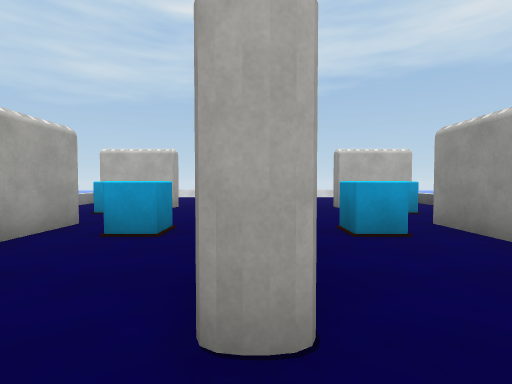
View 1 (above)

14 first-person views from a walk through a scene from a Unity 3-D project. The camera is 1.5 m above the floor, tilts 2° down and sees 85° across. The floor is counted in squares, 2 m on a side. Each view is taken from the middle of a square. On the plan, view 1 faces up. The plan holds only what a view shows up to about 10 squares ahead; the rest is blank. The place goes on beyond the plan. The player is left out. Surface patterns are stand-ins for the level's own textures.

View 2
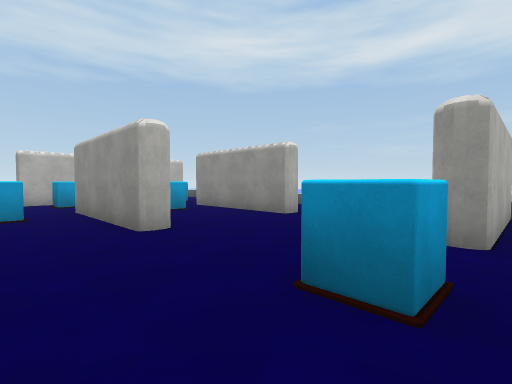

View 3
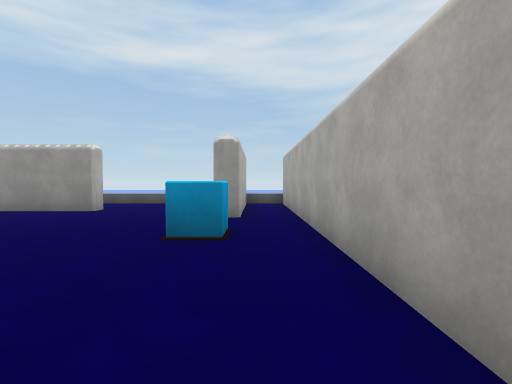

View 4
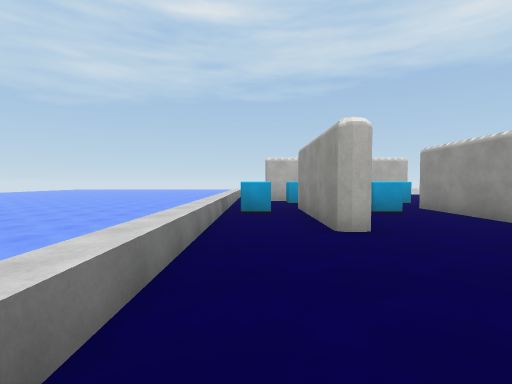

View 5
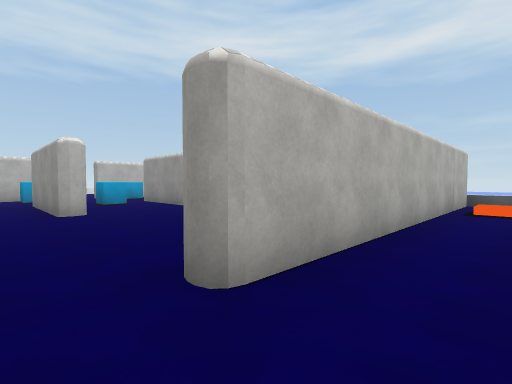

View 6
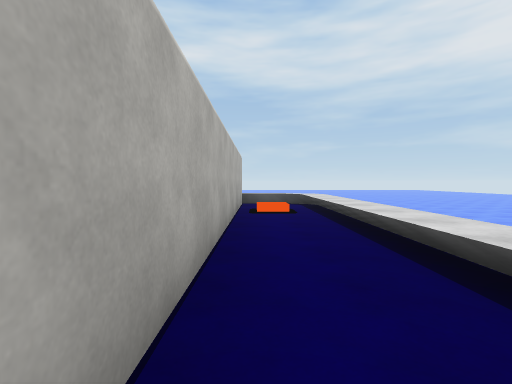

View 7
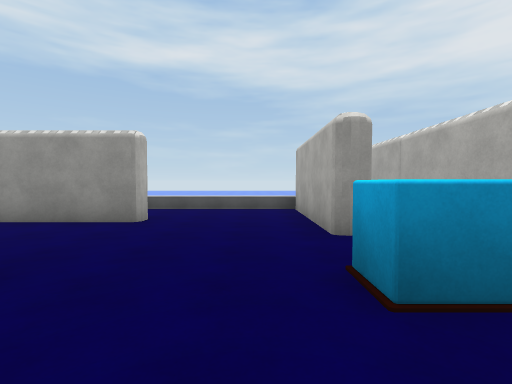

View 8
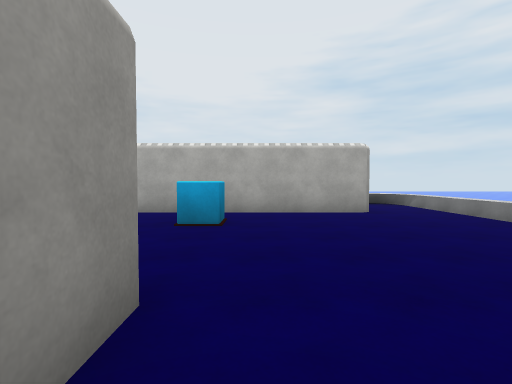

View 9
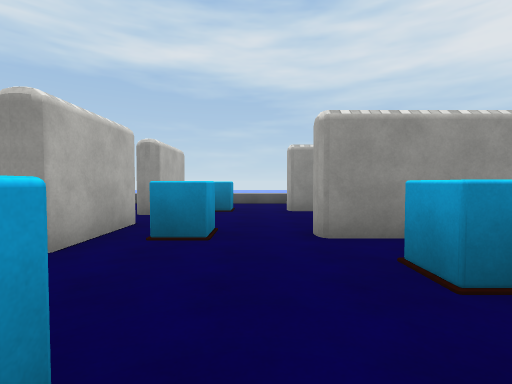

View 10
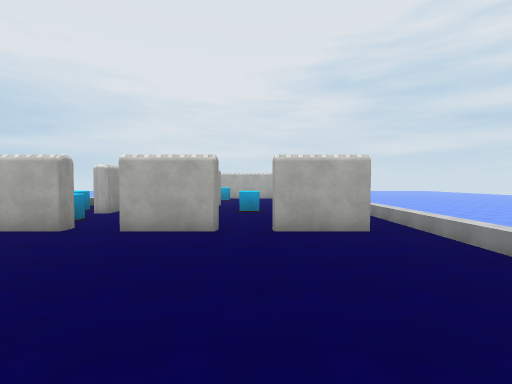

View 11
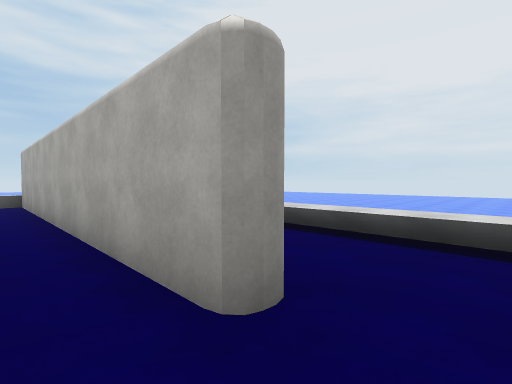

View 12
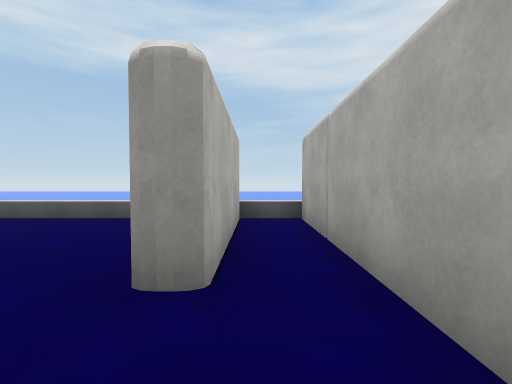

View 13
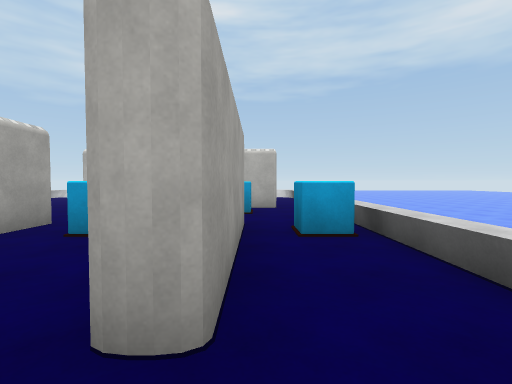

View 14
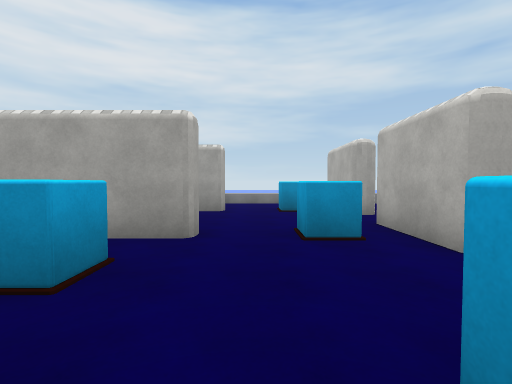

### Floor plan
Key: @ floor where view 1 was taken; # wall or solid block; x gap in a wall; . main floor; : floor 0.75 m higher than the main floor; v drop or lower ground; O other object.
Columns run from 6 left of view 1 to 6 right of it. Each row starts with its distance up from view 1.
 15     :
 14
 13   .....
 12  .......
 11 v........
 10 v......... .v
  9 v......... .v
  8 v.##.###.##.
  7 v.OO..O..OO.v
  6 v...........v
  5 v.#...#..#..v
  4 vO#.O.#.O#.Ov
  3 v.#...#..#..v
  2 v.#...#..#..v
  1 v...........v
  0 v.....@.....v
 -1 v...........v
 -2 v.....O.####x
 -3 v...........v
 -4 v..#########x
 -5 v........O..v
 -6 v...........v
 -7 vvvvvvvvvvvvv

Positions as (right, up) in squares from view 1, and headings:
1: (0, 0), facing up
2: (-2, -3), facing up-right
3: (-4, -3), facing right
4: (-5, -3), facing up
5: (-5, -6), facing up-right
6: (-4, -5), facing right
7: (-2, -1), facing right
8: (-1, 3), facing down
9: (-4, 6), facing right
10: (-2, 15), facing down
11: (-5, -3), facing down-right
12: (0, -3), facing right
13: (4, 0), facing up
14: (4, 6), facing left
